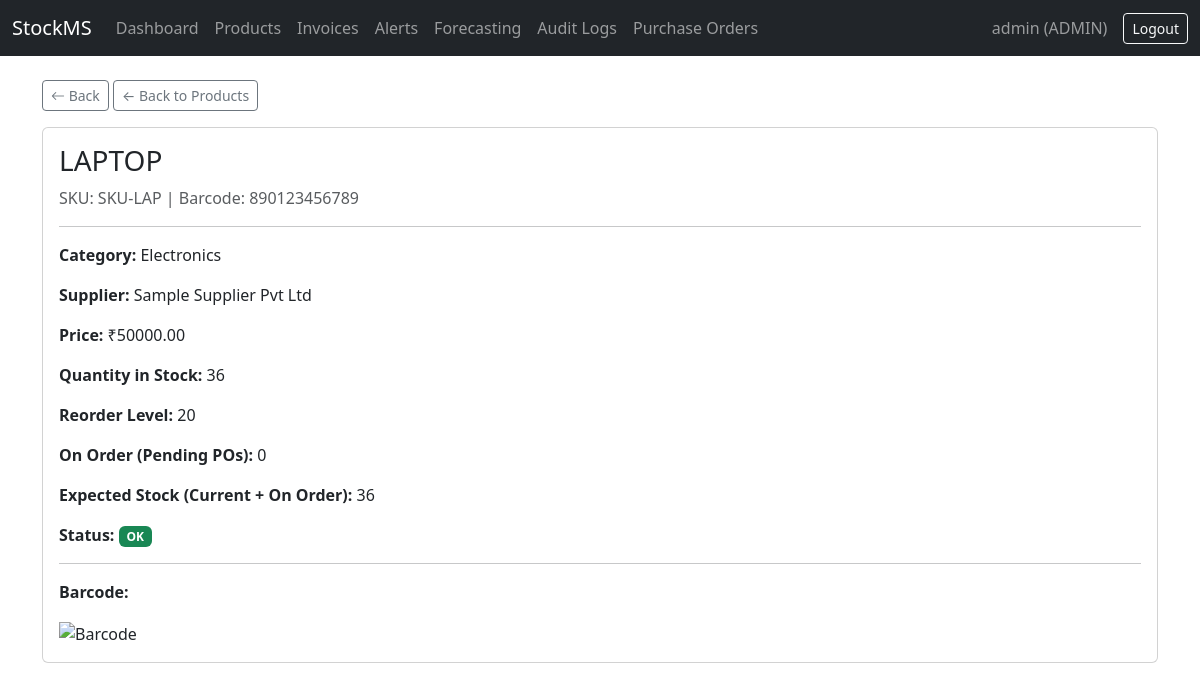
The app's page /products/7/ (signed in) with its own data.
### accounts/models.py (models this page shows, shortened)
class User(AbstractUser):
    class Role(models.TextChoices):
        ADMIN = 'ADMIN', 'Admin'
        MANAGER = 'MANAGER', 'Manager'
        STAFF = 'STAFF', 'Staff'
    role = models.CharField(
        max_length=10,
        choices=Role.choices,
        default=Role.STAFF,
    )

### inventory/models.py (models this page shows, shortened)
class Product(models.Model):
    name = models.CharField(max_length=200)
    sku = models.CharField(max_length=50, unique=True)
    barcode = models.CharField(max_length=100, unique=True, blank=True, null=True)
    category = models.ForeignKey(Category, on_delete=models.SET_NULL, null=True, related_name='products')
    supplier = models.ForeignKey(Supplier, on_delete=models.SET_NULL, null=True, related_name='products')
    price = models.DecimalField(max_digits=10, decimal_places=2)
    quantity = models.PositiveIntegerField(default=0)
    reorder_level = models.PositiveIntegerField(default=10)
    max_stock_level = models.PositiveIntegerField(default=100)
    created_at = models.DateTimeField(auto_now_add=True)
    updated_at = models.DateTimeField(auto_now=True)
    @property
    def is_low_stock(self):
        return self.quantity <= self.reorder_level
    @property
    def quantity_on_order(self):
        from django.db.models import Sum
        total = self.purchase_order_items.filter(
            purchase_order__status='PENDING'
        ).aggregate(Sum('quantity_ordered'))['quantity_ordered__sum']
        return total or 0
    @property
    def expected_stock(self):
        return self.quantity + self.quantity_on_order

class Category(models.Model):
    name = models.CharField(max_length=100, unique=True)
    description = models.TextField(blank=True)
    class Meta:
        verbose_name_plural = "Categories"
    def __str__(self):
        return self.name

class Supplier(models.Model):
    name = models.CharField(max_length=200)
    contact_person = models.CharField(max_length=100, blank=True)
    phone = models.CharField(max_length=20, blank=True)
    email = models.EmailField(blank=True)
    address = models.TextField(blank=True)
    gst_number = models.CharField(max_length=20, blank=True)
    def __str__(self):
        return self.name

### inventory/views.py (the view)
# urls.py: path('<int:pk>/', views.product_detail, name='product_detail'),
@login_required
def product_detail(request, pk):
    product = get_object_or_404(Product, pk=pk)
    return render(request, 'inventory/product_detail.html', {'product': product})

### inventory/templates/inventory/product_detail.html (shortened to what this page needs)
{% extends 'base.html' %}
{% block content %}
<a href="{% url 'product_list' %}" class="btn btn-sm btn-outline-secondary mb-3">← Back to Products</a>
<div class="card">
    <div class="card-body">
        <h3 class="card-title">{{ product.name }}</h3>
        <p class="text-muted">SKU: {{ product.sku }} {% if product.barcode %}| Barcode: {{ product.barcode }}{% endif %}</p>
        <hr>
        <p><strong>Category:</strong> {{ product.category|default:"—" }}</p>
        <p><strong>Supplier:</strong> {{ product.supplier|default:"—" }}</p>
        <p><strong>Price:</strong> ₹{{ product.price }}</p>
        <p><strong>Quantity in Stock:</strong> {{ product.quantity }}</p>
        <p><strong>Reorder Level:</strong> {{ product.reorder_level }}</p>
        <p><strong>On Order (Pending POs):</strong> {{ product.quantity_on_order }}</p>
        <p><strong>Expected Stock (Current + On Order):</strong> {{ product.expected_stock }}</p>
        <p><strong>Status:</strong>
            {% if product.is_low_stock %}
                <span class="badge bg-danger">Low Stock</span>
            {% else %}
                <span class="badge bg-success">OK</span>
            {% endif %}
        </p>
        {% if product.barcode %}
        <hr>
        <p><strong>Barcode:</strong></p>
        <img src="{% url 'barcode_image' product.pk %}" alt="Barcode">
        {% else %}
            <p class="text-muted mt-3">No barcode assigned to this product.</p>
        {% endif %}
    </div>
</div>
{% endblock %}

### templates/base.html (shortened to what this page needs)
{% load static %}
<!DOCTYPE html>
<html lang="en">
<head>
    <link href="https://cdn.jsdelivr.net/npm/bootstrap@5.3.3/dist/css/bootstrap.min.css" rel="stylesheet">
    <link href="https://cdn.jsdelivr.net/npm/bootstrap-icons@1.11.3/font/bootstrap-icons.css" rel="stylesheet">
</head>
<body>
    <nav class="navbar navbar-expand-lg navbar-dark bg-dark">
        <div class="container-fluid">
            <a class="navbar-brand" href="{% url 'dashboard' %}">StockMS</a>
            <div class="collapse navbar-collapse">
                <ul class="navbar-nav me-auto">
                    <li class="nav-item"><a class="nav-link" href="{% url 'dashboard' %}">Dashboard</a></li>
                    <li class="nav-item"><a class="nav-link" href="{% url 'product_list' %}">Products</a></li>
                    <li class="nav-item"><a class="nav-link" href="{% url 'invoice_list' %}">Invoices</a></li>
                    <li class="nav-item"><a class="nav-link" href="{% url 'alert_list' %}">Alerts</a></li>
                    <li class="nav-item"><a class="nav-link" href="{% url 'forecast_page' %}">Forecasting</a></li>
                    {% if user.role == 'ADMIN' %}
                        <li class="nav-item"><a class="nav-link" href="{% url 'audit_log_list' %}">Audit Logs</a></li>
                    {% endif %}
                    {% if user.role == 'ADMIN' or user.role == 'MANAGER' %}
                        <li class="nav-item"><a class="nav-link" href="{% url 'purchase_order_list' %}">Purchase Orders</a></li>
                    {% endif %}
                </ul>
                {% if user.is_authenticated %}
                <span class="navbar-text me-3">{{ user.username }} ({{ user.role }})</span>
<form method="post" action="{% url 'logout' %}" class="d-inline">
    <button type="submit" class="btn btn-outline-light btn-sm">Logout</button>
</form>                {% endif %}
            </div>
        </div>
    </nav>
    <div class="container mt-4">
    <a href="javascript:history.back()" class="btn btn-sm btn-outline-secondary mb-3">
        <i class="bi bi-arrow-left"></i> Back
    </a>
        {% block content %}
        {% endblock %}
    </div>
</body>
</html>

### records on screen
User: username "admin", role "ADMIN"
Product: name "LAPTOP", sku "SKU-LAP", barcode "890123456789", category "Electronics", supplier "Sample Supplier Pvt Ltd", price "50000.00", quantity "36", reorder_level "20", quantity_on_order "0", expected_stock "36"
